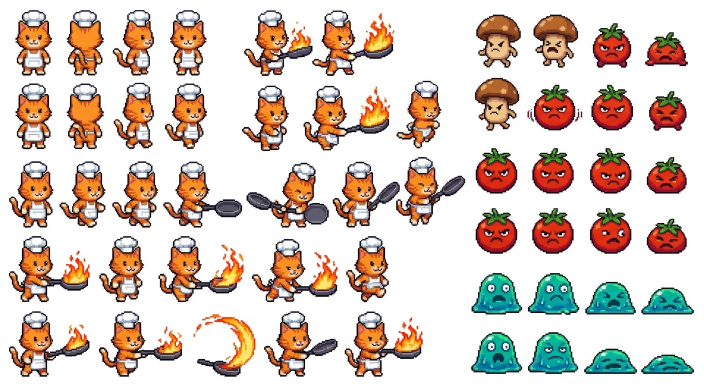
#> input picture reference/1.jpg, 1408 x 768 px, given in place of moustachu.png, which was not available (shown at 1/2 size)
$ python make_icons.py
#> lines starting #> are read from the running program, lines starting #| are printed output that depends on the picture
"""Génère l'icône du jeu (Play Store 512 px + icônes et écrans de démarrage Android).
Usage: python3 tools/make_icons.py   (après tools/extract.py et `npx cap add android`)
"""
import glob
import os

from PIL import Image, ImageChops, ImageDraw, ImageFilter

ROOT = os.path.join(os.path.dirname(__file__), "..")
RES = os.path.join(ROOT, "android", "app", "src", "main", "res")
BG, RING, DARK = (242, 160, 61), (232, 100, 42), (27, 27, 43)

chef = Image.open(os.path.join(ROOT, "public", "assets", "sprites", "chefs", "moustachu.png")).convert("RGBA")

# Logo officiel choisi par Rudy le 14/11 (chat cuisinier + Roi Tomate) : s'il est là, c'est lui qui fait les icônes.
LOGO_SRC = os.path.join(ROOT, "reference", "logo.jpg")
NIGHT = (4, 2, 15)  # le noir du cadre du logo


def clean_logo():
    """Le logo arrive en carré arrondi sur fond blanc : les coins blancs deviennent noirs, on obtient un carré plein."""
    im = Image.open(LOGO_SRC).convert("RGB")
    w, h = im.size
    filled = im.copy()
    for x, y in ((0, 0), (w - 1, 0), (0, h - 1), (w - 1, h - 1)):
        ImageDraw.floodfill(filled, (x, y), (255, 0, 255), thresh=90)
    # zone des coins (couleur témoin), élargie de quelques pixels pour effacer le liseré gris du bord
    # pixels changés par le remplissage = les coins (on ne touche à rien d'autre, ni aux flammes rouges)
    mask = Image.eval(ImageChops.difference(filled, im).convert("L"), lambda v: 255 if v > 0 else 0)
    mask = mask.filter(ImageFilter.MaxFilter(7))
    im.paste(Image.new("RGB", (w, h), NIGHT), (0, 0), mask)
    return im


LOGO = clean_logo() if os.path.exists(LOGO_SRC) else None
if LOGO is not None:
    BG = NIGHT


def sprite(width):
    """Le chef agrandi en pixels nets (facteur entier le plus proche)."""
    k = max(1, round(width / chef.width))
    return chef.resize((chef.width * k, chef.height * k), Image.NEAREST)


def icon(size, shape="square", fg_only=False):
#> called with size = 512, shape = 'square', fg_only = False
    if LOGO is not None:
        return logo_icon(size, shape, fg_only)
    im = Image.new("RGBA", (size, size), (0, 0, 0, 0) if fg_only else BG + (255,))
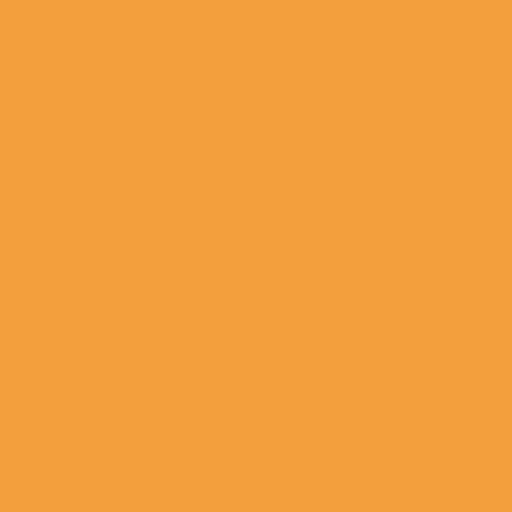
#> im: PIL image 512x512 RGBA; mean R, G, B, A 242, 160, 61, 255
    d = ImageDraw.Draw(im)
    if not fg_only:
        m = round(size * 0.07)
        d.ellipse((m, m, size - m, size - m), fill=RING)
        d.ellipse((m * 2, m * 2, size - m * 2, size - m * 2), fill=BG)
    s = sprite(size * (0.5 if fg_only else 0.78))
    im.alpha_composite(s, ((size - s.width) // 2, (size - s.height) // 2))
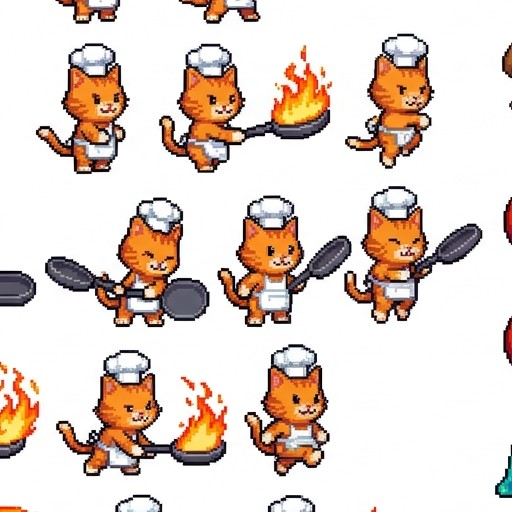
#> im: PIL image 512x512 RGBA; mean R, G, B, A 225.9, 211.7, 203, 255
    if shape == "round":
        mask = Image.new("L", (size, size), 0)
        ImageDraw.Draw(mask).ellipse((0, 0, size, size), fill=255)
        im.putalpha(mask)
    return im


def logo_icon(size, shape="square", fg_only=False):
    """Icône tirée du logo. Avant-plan Android adaptatif : logo réduit dans la zone toujours visible (66 %)."""
    if fg_only:
        im = Image.new("RGBA", (size, size), (0, 0, 0, 0))
        k = round(size * 0.66)
        im.paste(LOGO.resize((k, k), Image.LANCZOS).convert("RGBA"), ((size - k) // 2, (size - k) // 2))
        return im
    im = LOGO.resize((size, size), Image.LANCZOS).convert("RGBA")
    if shape == "round":
        mask = Image.new("L", (size, size), 0)
        ImageDraw.Draw(mask).ellipse((0, 0, size, size), fill=255)
        im.putalpha(mask)
    return im


os.makedirs(os.path.join(ROOT, "store"), exist_ok=True)
icon(512).convert("RGB").save(os.path.join(ROOT, "store", "icon-512.png"))
icon(192).save(os.path.join(ROOT, "public", "icon-192.png"))
#> call 2 of icon, with size = 192, shape = 'square', fg_only = False
#> in icon (call 2), `im.alpha_composite(s, ((size - s.width) // 2, (size - s.height) // 2))`:
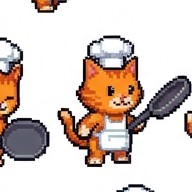
#> im: PIL image 192x192 RGBA; mean R, G, B, A 215.3, 202.5, 196.3, 255
icon(512).save(os.path.join(ROOT, "public", "icon-512.png"))
if LOGO is not None:
    LOGO.resize((512, 512), Image.LANCZOS).save(os.path.join(ROOT, "public", "logo.png"))  # écran de chargement du jeu

if os.path.isdir(RES):
    for f in glob.glob(os.path.join(RES, "mipmap-*", "*.png")):
        size = Image.open(f).size[0]
        name = os.path.basename(f)
        (icon(size, fg_only=True) if "foreground" in name else icon(size, "round" if "round" in name else "square")).save(f)
    with open(os.path.join(RES, "values", "ic_launcher_background.xml"), "w") as fh:
        fh.write('<?xml version="1.0" encoding="utf-8"?>\n<resources>\n    <color name="ic_launcher_background">%s</color>\n</resources>\n' % ("#%02X%02X%02X" % BG))
    for f in glob.glob(os.path.join(RES, "drawable*", "splash.png")):
        w, h = Image.open(f).size
        # démarrage de l'appli Android : fond uni, sans image (demande de Rudy du 14/11) ; le jeu affiche
        # ensuite « BISTRO DONJON » et sa barre de chargement
        im = Image.new("RGB", (w, h), (0, 0, 0))
        im.save(f)
print("icones generees")
